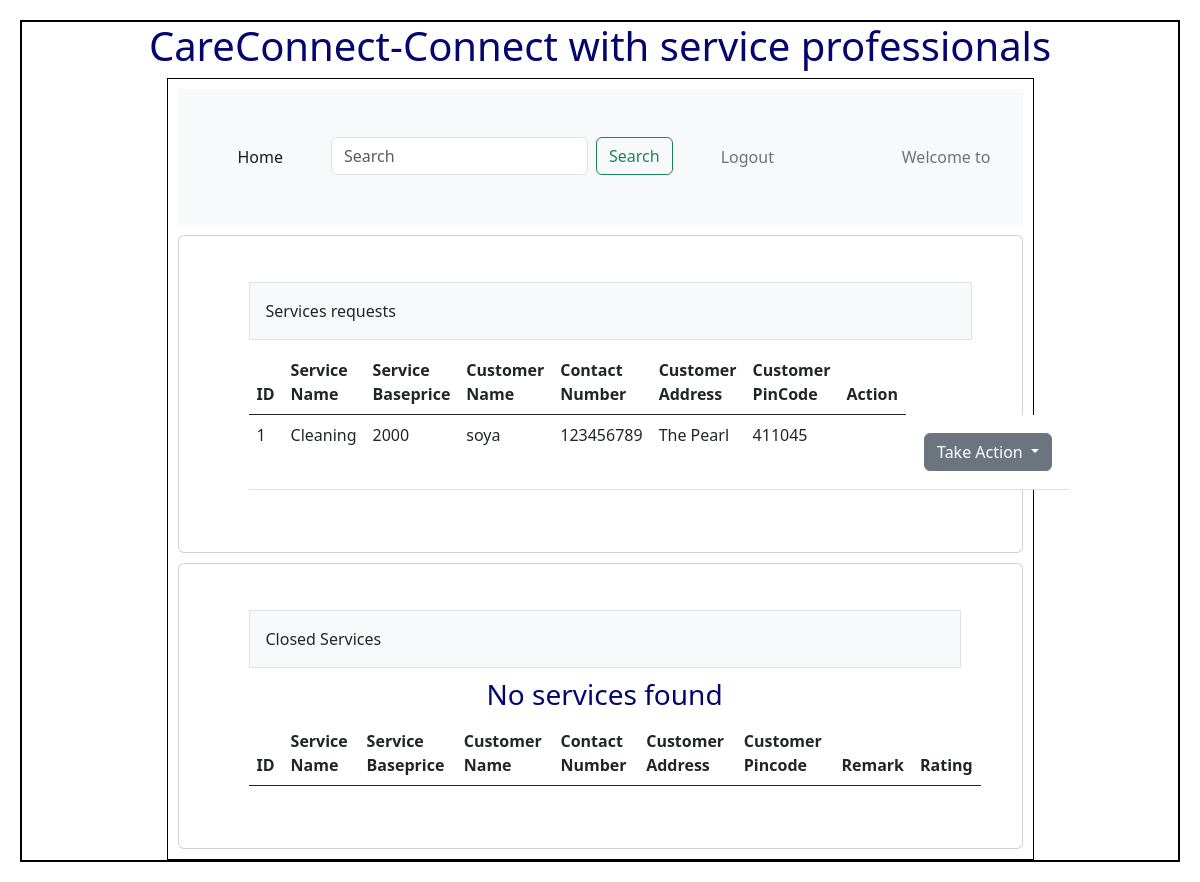
Screenshot of /professsional_request with the database file from the repository.
### Backend/models.py (models this page shows)
class Servicereq(db.Model):
    __tablename__="Servicereq"
    id = db.Column(db.Integer, primary_key=True)
    Professional_id=db.Column(db.Integer, db.ForeignKey("Professional.id"),nullable=True)
    Service_id=db.Column(db.Integer, db.ForeignKey("Service.id"),nullable=False)
    Customer_id=db.Column(db.Integer, db.ForeignKey("Customer.id"),nullable=False)
    status=db.Column(db.String,nullable=False)
    remarks=db.Column(db.String,nullable=True)
    rating=db.Column(db.Integer,default=0)
    service=db.relationship("Service",cascade="all,delete",backref="Servicereqs",lazy=True)
    customer=db.relationship("Customer",cascade="all,delete",backref="Servicereqs",lazy=True)
    professional=db.relationship("Professional",cascade="all,delete",backref="Servicereqs",lazy=True)

class Service(db.Model):
    __tablename__="Service"
    id = db.Column(db.Integer, primary_key=True)
    name=db.Column(db.String,nullable=False)
    description=db.Column(db.String,nullable=False)
    baseprice=db.Column(db.Integer,default=0.0)
    subservice=db.Column(db.String,nullable=False)
    location=db.Column(db.String,nullable=False)
    pincode=db.Column(db.String,nullable=False)

class Customer(db.Model):
    __tablename__="Customer"
    id = db.Column(db.Integer, primary_key=True)
    email=db.Column(db.String,unique=True,nullable=False)
    password=db.Column(db.String,nullable=False)
    contact_number=db.Column(db.Integer,nullable=False)
    fullname =db.Column(db.String,nullable=False)
    address =db.Column(db.String,nullable=False)
    pincode=db.Column(db.Integer,nullable=False)
    status=db.Column(db.String,default="Active")

### Backend/controllers.py (the view)
@app.route("/professsional_request",methods=["GET"])
def allservicereqp():
    servicereqs=get_servicereq()
    return render_template("Professionaldashboard.html",servicereqs=servicereqs)

### Backend/controllers.py (called while the page is built)
def get_servicereq():
    servicereqs=Servicereq.query.all()
    print(servicereqs)
    return servicereqs

### Templates/Professionaldashboard.html (shortened to what this page needs)
<!DOCTYPE html>
<html>
    <head>
        <link rel="stylesheet" href="/static/styles/main.css">
        <link href="https://cdn.jsdelivr.net/npm/bootstrap@5.0.2/dist/css/bootstrap.min.css" rel="stylesheet">
        <link href="https://cdn.jsdelivr.net/npm/bootstrap@5.3.0/dist/css/bootstrap.min.css" rel="stylesheet">
    </head>
    <body>
        <div class = "my_container">
            <div class = "center"> <h1>CareConnect-Connect with service professionals</h1></div>
                <div class="my_panel">
                    <nav class="navbar navbar-expand-lg navbar-light bg-light">
                    <div class="container-fluid">
                        <div class="collapse navbar-collapse" id="navbarText">
                            <ul class="navbar-nav me-auto mb-2 mb-lg-0">
                                <li class="nav-item">
                                    <a class="nav-link active" aria-current="page" href="/professional">Home</a>
                                </li>
                                <li class="nav-item">
                                    <form class="d-flex" method="POST" action="#">
                                    <input class="form-control me-2" type="search" placeholder="Search" aria-label="Search" name="search_txt" id="search_txt">
                                    <button class="btn btn-outline-success" type="submit">Search</button>
                                    </form>
                                </li>
                                <li>
                                    <a class="nav-link" href="/logout">Logout</a>
                                </li>
                            </ul>
                            <span class="navbar-text">
                                Welcome to {{name}}
                            </span>
                        </div>
                    </div>
                    </nav>
                    <div class="card">
                    <div class="card-body">
                        <div class="container px-4">
                            <div class="row gx-5">
                                <div class="col">
                                    <div class="p-3 border bg-light table-responsive">Services requests</div>
                                        <table class="table">
                                            <thead>
                                                <tr>
                                                <th scope="col">ID</th>
                                                <th scope="col">Service Name</th>
                                                <th scope="col">Service Baseprice</th>
                                                <th scope="col">Customer Name</th>
                                                <th scope="col">Contact Number</th>
                                                <th scope="col">Customer Address</th>
                                                <th scope="col">Customer PinCode</th>
                                                <th scope="col">Action</th>
                                                </tr>
                                            </thead>
                                            <tbody>
                                                {%if servicereqs%}
                                                    {%for servicereq in servicereqs%}
                                                <tr>
                                                    <td>{{ servicereq.id }}</td>
                                                    <td>{{ servicereq.service.name }}</td>
                                                    <td>{{ servicereq.service.baseprice }}</td>
                                                    <td>{{servicereq.customer.fullname}}</td>
                                                    <td>{{ servicereq.customer.contact_number }}</td>
                                                    <td>{{ servicereq.customer.address}}</td>
                                                    <td>{{ servicereq.customer.pincode }}</td>
                                                    <td>{{servicereq.action}}</td>
                                                    <td>
                                                    <div class="dropdown">
                                                        <button class="btn btn-secondary dropdown-toggle"
                                                            type="button"
                                                            id="dropdownMenuButton1"
                                                            data-bs-toggle="dropdown"
                                                            aria-expanded="false">
                                                            Take Action
                                                        </button>
                                                    </div>
                                                    </td>
                                                </tr>
                                                    {%endfor%}
                                                {%else%}
                                                    <h3 class = "center"> No services found</h3>
                                                {%endif%}
                                            </tbody>
                                        </table>
                                </div>
                            </div>
                        </div>
                    </div>
                    </div>
                    <div class="card">
                    <div class="card-body">
                        <div class="container px-4">
                            <div class="row gx-5">
                                <div class="col">
                                    <div class="p-3 border bg-light table-responsive">Closed Services</div>
                                        <table class="table">
                                            <thead>
                                                <tr>
                                                <th scope="col">ID</th>
                                                <th scope="col">Service Name</th>
                                                <th scope="col">Service Baseprice</th>
                                                <th scope="col">Customer Name</th>
                                                <th scope="col">Contact Number</th>
                                                <th scope="col">Customer Address</th>
                                                <th scope="col">Customer Pincode</th>
                                                <th scope="col">Remark</th>
                                                <th scope="col">Rating</th>
                                                </tr>
                                            </thead>
                                            <tbody>
                                                {%if servicereqs1 %}
                                                    {%for servicereq in servicereqs1%}
                                                        {% if servicereq.status == "Close" %}
                                                <tr>
                                                    <td>{{ servicereq.id }}</td>
                                                    <td>{{ servicereq.service.fullname }}</td>
                                                    <td>{{ servicereq.service.baseprice }}</td>
                                                    <td>{{servicereq.customer.fullname}}</td>
                                                    <td>{{ servicereq.customer.contact_number }}</td>
                                                    <td>{{ servicereq.customer.address}}</td>
                                                    <td>{{ servicereq.customer.pincode }}</td>
                                                    <td>{{servicereq.remark}}</td>
                                                    <td>{{servicereq.rating}}</td>
                                                </tr>
                                                        {%endif%}
                                                    {%endfor%}
                                                {%else%}
                                                    <h3 class = "center"> No services found</h3>
                                                {%endif%}
                                            </tbody>
                                        </table>
                                </div>
                            </div>
                        </div>
                    </div>
                    </div>
                </div>
            </div>
    </body>
</html>

### Static/Styles/main.css (style rules this page uses)
* { margin: 10px; }
.my_container { border: 2px solid black; }
.my_panel { width: 75%; margin: auto; height: auto; border: 1px solid black; }
.center { text-align: center; margin: auto; color: rgb(5,5,110); }

### rows the page displays
Servicereq: id "1", service.name "Cleaning", service.baseprice "2000", customer.fullname "soya", customer.contact_number "123456789", customer.address "The Pearl", customer.pincode "411045"
